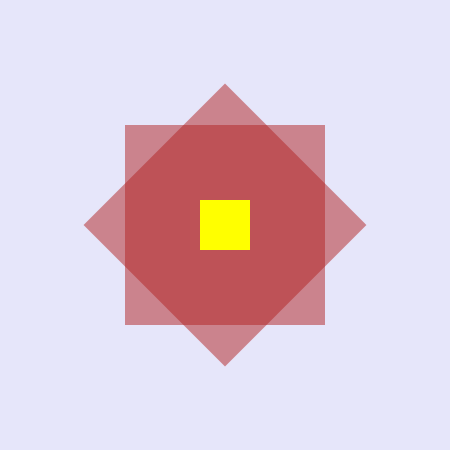
Frame 1 (no input)
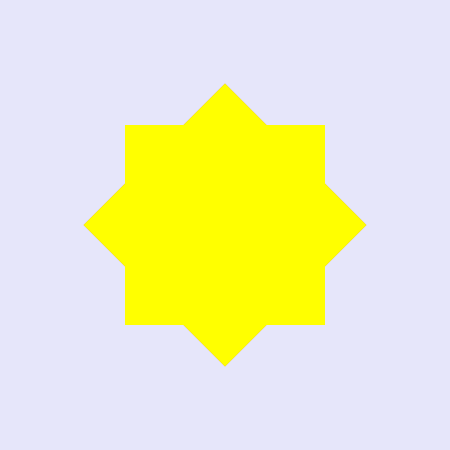
Frame 2 (the mouse pressed at the canvas centre, redrawn once)

The p5.js sketch that drew these frames (run headless with seeded random() and noise() and a simulated clock; the mouse was pressed at the canvas centre and the sketch redrawn once):

// p5.js sketch
// ── sketch.js
function setup() {
  createCanvas(450,450);
  background('lavender');
  noLoop();
  colorMode(RGB, 255, 255, 255, 1);
  fill(178, 34, 34,.5);
  angleMode(DEGREES);
  rectMode(CENTER);
}

function draw() {
  noStroke();
  translate(width/2,height/2);
  rect(0,0,200,200);
  
  push();
  rotate(45);
  rect(0,0,200,200);
  pop();

  fill(255, 255, 0)
  rect(0, 0, 50, 50);
}

// 38. Hij is rond het linkerbovenpunt gedraaid, en hij is over 7*180/pi graden gedraaid
